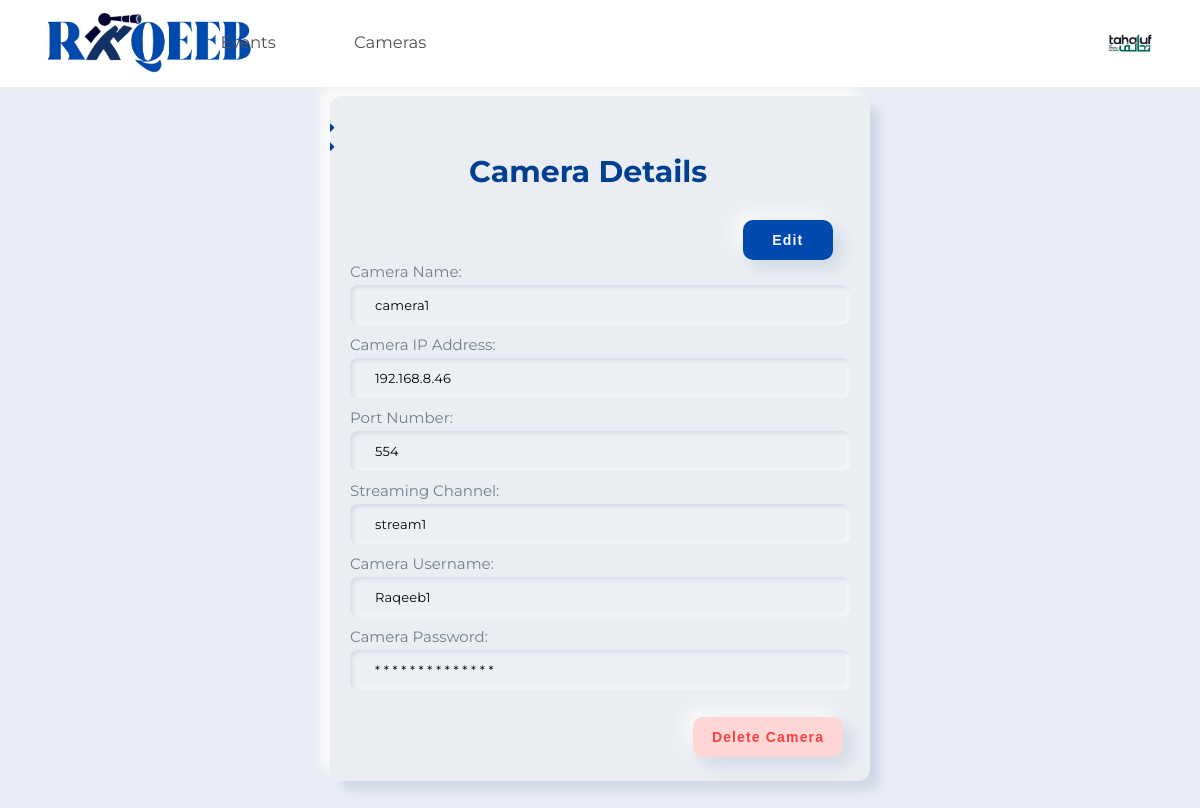
The page /WebsitePages/Back-End/PHP/viewEditCameras.php?cameraId=64 (signed in) on the database its author committed.
### tables this page shows
CREATE TABLE `company` (
  `CompanyID` int(11) NOT NULL,
  `Logo` varchar(255) DEFAULT NULL,
  `CompanyName` varchar(255) NOT NULL,
  `Email` varchar(255) NOT NULL,
  `Password` varchar(255) NOT NULL
);

CREATE TABLE `camera` (
  `CameraID` int(11) NOT NULL,
  `CameraIPAddress` varchar(255) DEFAULT NULL,
  `PortNo` int(11) DEFAULT NULL,
  `StreamingChannel` varchar(255) DEFAULT NULL,
  `CameraUsername` varchar(255) DEFAULT NULL,
  `CameraPassword` varchar(255) DEFAULT NULL,
  `CompanyID` int(11) DEFAULT NULL,
  `CameraName` varchar(255) DEFAULT NULL
);

### WebsitePages/Back-End/PHP/viewEditCameras.php (the view, shortened to what this page needs)
<?php
    $servername = "localhost";
    $username = "root";
    $password = "root";
    $dbname = "raqeebdb";
    $conn = new mysqli($servername, $username, $password, $dbname);
    $companyID = $_SESSION['CompanyID'];
    $logoQuery = "SELECT Logo FROM company WHERE CompanyID = ?";
    $logoStmt = $conn->prepare($logoQuery);
    $logoStmt->bind_param("i", $companyID);
    $logoStmt->execute();
    $logoResult = $logoStmt->get_result();
    $logoRow = $logoResult->fetch_assoc();
    $logo = $logoRow['Logo'];
    $cameraId = isset($_GET['cameraId']) ? intval($_GET['cameraId']) : 0;
    $cameraQuery = $conn->prepare("SELECT CameraName, CameraIPAddress, PortNo, StreamingChannel, CameraUsername, CameraPassword FROM camera WHERE CameraID = ?");
    $cameraQuery->bind_param("i", $cameraId);
    $cameraQuery->execute();
    $cameraResult = $cameraQuery->get_result();
    if ($cameraResult->num_rows > 0) {
        $cameraData = $cameraResult->fetch_assoc();
        $passwordLength = strlen($cameraData['CameraPassword']);
    } else {
        echo "<script>alert('Camera not found');</script>";
        exit;
    }
?>
<html lang="es" dir="ltr">
    <head>
        <link rel="stylesheet" type="text/css" href="../../Front-End/CSS/boxes.css">
        <link href="http://maxcdn.bootstrapcdn.com/font-awesome/4.1.0/css/font-awesome.min.css" rel="stylesheet">
    </head>
    <body>
        <header class="header">
            <div class="logo">
                <a href="../../Back-End/PHP/userHome.php"><img src="../../images/Logo2.png" alt="Company Logo"></a>
            </div>
            <ul class="headerlinks">
                <li><a href="../../Back-End/PHP/cameras.php">Cameras</a></li>
                <li><a href="../../Back-End/PHP/userHome.php">Events</a></li>
            </ul>
            <nav>
                <label class="popup">
                    <a href="../../Back-End/PHP/accountDetails.php">
                        <?php if (is_null($logo) || empty($logo)): ?>
                            <img src="../../images/CLogo.png" style="width: 60px; height: 60px; border-radius: 50%;" alt="Default User Logo">
                        <?php else: ?>
                            <img src="../../images/<?php echo $logo ?>" style="width: 60px; height: 60px; border-radius: 50%;" alt="User Company Logo">
                        <?php endif; ?>
                    </a>
                </label>
            </nav>
        </header>
        <div id="main" class="main">
            <div class="headerTitle">
                <a id='arrow' href="../../Back-End/PHP/cameras.php"><i  class="fa fa-chevron-left" style="color: #003f91; font-size: 30px; justify-self: end;"></i></a>
                <h2 class="title" id="title">Camera Details</h2>
                <button class="EditBtn" onclick="alert('Edit feature is not available yet.');">Edit</button>
            </div>
            <form id='addcam' class="form" method="POST" action="../../Back-End/PHP/addCamera.php">
                <label id='lable' for="cameraName">Camera Name:</label>
                <input name="cameraName" class="form__input" type="text" value="<?= htmlspecialchars($cameraData['CameraName']); ?>" required readonly>
                <label id='lable' for="cameraIP">Camera IP Address:</label>
                <input name="cameraIP" class="form__input" type="text" value="<?= htmlspecialchars($cameraData['CameraIPAddress']); ?>" required readonly>
                <label id='lable' for="portNo">Port Number:</label>
                <input name="portNo" class="form__input" type="text" value="<?= htmlspecialchars($cameraData['PortNo']); ?>" required readonly>
                <label id='lable' for="stream">Streaming Channel:</label>
                <input name="stream" class="form__input" type="text" value="<?= htmlspecialchars($cameraData['StreamingChannel']); ?>" required readonly>
                <label id='lable' for="cameraUsername">Camera Username:</label>
                <input name="cameraUsername" class="form__input" type="text" value="<?= htmlspecialchars($cameraData['CameraUsername']); ?>" required readonly>
                <label id='lable' for="cameraPassword">Camera Password:</label>
                    <input name="cameraPassword" class="form__input" type="text" value="<?= str_repeat('*' . ' ', $passwordLength); ?>" required readonly>
            </form>
            <button class="DeleteBtn" onclick="alert('Delete feature is not available yet.');">Delete Camera</button>
        </div>
    </body>
</html>

### WebsitePages/Front-End/CSS/boxes.css (style rules this page uses)
*, *::after, *::before { margin: 0; padding: 0; box-sizing: border-box; user-select: none; }
body { width: 100%; height: fit-content; display: flex; justify-content: center; align-items: center; font-family: 'Montserrat', sans-serif; font-size: 15px; background-color: #ecf0f3; color: #718089; display: inline-flex; flex-direction: column; text-align:left; justify-content: space-between; text-align: left; }
.main { position: relative; width: 45%; min-width: fit-content; min-height: fit-content; height: 78%; padding: 25px; background-color: #e9edf3; box-shadow: 10px 10px 10px #d1d9e6, -10px -10px 10px #f9f9f9; border-radius: 12px; overflow: hidden; align-self: center; margin-bottom: 3%; margin-top: 2%; display: flex; justify-content: center; align-items: center; flex-direction: column; text-align: left; }
.form { padding: 0 6%; display: flex; justify-content: center; flex-direction: column; text-align: left; }
.form__input { width: 500px; height: 40px; margin: 4px 0; padding-left: 25px; margin-bottom: 10px; font-size: 13px; letter-spacing: 0.15px; border: none; outline: none; font-family: 'Montserrat', sans-serif; background-color: #ecf0f3; transition: 0.25s ease; border-radius: 8px; box-shadow: inset 2px 2px 4px #d1d9e6, inset -2px -2px 4px #f9f9f9; }
.title { font-size: 30px; font-weight: 700; padding-bottom: 30px; color: #003f91; text-align: center; }
.header { position: static; z-index: 2; display: flex; justify-content: space-between; align-items: center; background-color: #d3d9e2; padding: 10px 40px; width: 100%; font-weight: bold; }
.header .logo img { height: 60px; width: auto; }
.header nav a { color: #231e83ba; text-decoration: none; margin-left: 20px; font-size: 16px; }
#arrow { align-self: flex-start; width: fit-content; }
#addcam { display: flex; justify-content: left; align-self: left; flex-direction: column; justify-content: space-around; }

### WebsitePages/Back-End/PHP/viewEditCameras.php (style rules this page uses)
.header { position: fixed; z-index: 200; display: flex; justify-content: space-between; align-items: center; background-color: white; padding: 13px 40px; padding-bottom: 14px; width: 100%; font-weight: bold; }
.header .logo img { height: 60px; width: auto; }
#main { width: -20%; padding: 0%; margin-left: 20%; margin-right: 20%; padding-bottom: 2%; margin-top: 8%; }
.headerlinks li { text-align: left; margin-left: -130%; list-style: none; display: inline-block; padding: 8px 12px; position: relative; color: black; font-weight: lighter; font-size: 110%; }
.headerlinks li a { color: #504f4f; text-decoration: none; }
.headerlinks li::after { content: ""; width: 0; height: 2px; background: #4a56ff; display: block; margin: auto; left: 0; bottom: -10px; transition: 0.2s; }
body { background-color: #e9edf3; }
.main { background-color: #eaeef2; }
.headerTitle { margin-top: 5%; }
.EditBtn { width: 90px; height: 40px; margin-left: 110%; margin-bottom: 1%; border-radius: 10px; font-weight: 600; font-size: 14px; letter-spacing: 1.15px; background-color: #004aad; color: #f9f9f9; box-shadow: 8px 8px 16px #d1d9e6, -8px -8px 16px #f9f9f9; border: none; outline: none; align-self: flex-end; transition: 0.5s; }
.DeleteBtn { width: 150px; height: 40px; margin-right: 5%; margin-top: 3%; margin-bottom: 0%; border-radius: 10px; font-weight: 600; font-size: 14px; letter-spacing: 1.15px; background-color: #FFD6D6; color: #F94141; box-shadow: 8px 8px 16px #d1d9e6, -8px -8px 16px #f9f9f9; border: none; outline: none; align-self: flex-end; transition: 0.5s; }
#arrow { margin-left: -70%; }
#title { margin-left: -10%; }

### rows shown on the page
company: Logo (picture)
camera: cameraName "camera1", cameraIP "192.168.8.46", portNo "554", stream "stream1", cameraUsername "Raqeeb1", cameraPassword "* * * * * * * * * * * * * *"
